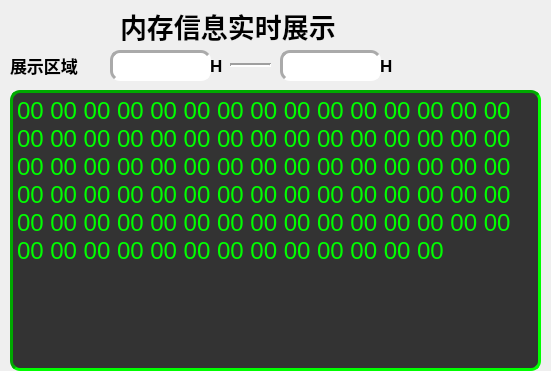
    <widget class="QWidget" name="widget_19" native="true">
     <property name="geometry">
      <rect>
       <x>50</x>
       <y>520</y>
       <width>551</width>
       <height>371</height>
      </rect>
     </property>
     <widget class="QLabel" name="label_40">
      <property name="geometry">
       <rect>
        <x>10</x>
        <y>45</y>
        <width>91</width>
        <height>41</height>
       </rect>
      </property>
      <property name="font">
       <font>
        <pointsize>13</pointsize>
        <weight>75</weight>
        <bold>true</bold>
       </font>
      </property>
      <property name="layoutDirection">
       <enum>Qt::LeftToRight</enum>
      </property>
      <property name="text">
       <string>展示区域</string>
      </property>
     </widget>
     <widget class="Line" name="line_6">
      <property name="geometry">
       <rect>
        <x>230</x>
        <y>55</y>
        <width>41</width>
        <height>21</height>
       </rect>
      </property>
      <property name="font">
       <font>
        <pointsize>20</pointsize>
        <weight>50</weight>
        <bold>false</bold>
       </font>
      </property>
      <property name="lineWidth">
       <number>2</number>
      </property>
      <property name="orientation">
       <enum>Qt::Horizontal</enum>
      </property>
     </widget>
     <widget class="QLabel" name="label_39">
      <property name="geometry">
       <rect>
        <x>380</x>
        <y>50</y>
        <width>51</width>
        <height>31</height>
       </rect>
      </property>
      <property name="font">
       <font>
        <pointsize>13</pointsize>
        <weight>75</weight>
        <bold>true</bold>
       </font>
      </property>
      <property name="layoutDirection">
       <enum>Qt::LeftToRight</enum>
      </property>
      <property name="text">
       <string>H</string>
      </property>
     </widget>
     <widget class="QLineEdit" name="SetShowRAMStartPlace_TextInput">
      <property name="geometry">
       <rect>
        <x>110</x>
        <y>50</y>
        <width>101</width>
        <height>31</height>
       </rect>
      </property>
      <property name="font">
       <font>
        <pointsize>13</pointsize>
        <weight>50</weight>
        <bold>false</bold>
       </font>
      </property>
      <property name="styleSheet">
       <string notr="true">QWidget{
	background-color:#ffffff;
	border:3px inset #aaaaaa;
	border-radius:10px;
}</string>
      </property>
      <property name="text">
       <string/>
      </property>
      <property name="readOnly">
       <bool>false</bool>
      </property>
     </widget>
     <widget class="QLabel" name="label_38">
      <property name="geometry">
       <rect>
        <x>210</x>
        <y>50</y>
        <width>51</width>
        <height>31</height>
       </rect>
      </property>
      <property name="font">
       <font>
        <pointsize>13</pointsize>
        <weight>75</weight>
        <bold>true</bold>
       </font>
      </property>
      <property name="layoutDirection">
       <enum>Qt::LeftToRight</enum>
      </property>
      <property name="text">
       <string>H</string>
      </property>
     </widget>
     <widget class="QLineEdit" name="SetShowRAMEndPlace_TextInput">
      <property name="geometry">
       <rect>
        <x>280</x>
        <y>50</y>
        <width>101</width>
        <height>31</height>
       </rect>
      </property>
      <property name="font">
       <font>
        <pointsize>13</pointsize>
        <weight>50</weight>
        <bold>false</bold>
       </font>
      </property>
      <property name="styleSheet">
       <string notr="true">QWidget{
	background-color:#ffffff;
	border:3px inset #aaaaaa;
	border-radius:10px;
}</string>
      </property>
      <property name="text">
       <string/>
      </property>
      <property name="readOnly">
       <bool>false</bool>
      </property>
     </widget>
     <widget class="QLabel" name="label_36">
      <property name="geometry">
       <rect>
        <x>120</x>
        <y>10</y>
        <width>271</width>
        <height>31</height>
       </rect>
      </property>
      <property name="font">
       <font>
        <family>Bahnschrift</family>
        <pointsize>20</pointsize>
        <weight>75</weight>
        <bold>true</bold>
       </font>
      </property>
      <property name="text">
       <string>内存信息实时展示</string>
      </property>
     </widget>
     <widget class="QTextEdit" name="ShowRAMdataTextArea">
      <property name="geometry">
       <rect>
        <x>10</x>
        <y>90</y>
        <width>531</width>
        <height>281</height>
       </rect>
      </property>
      <property name="font">
       <font>
        <pointsize>18</pointsize>
       </font>
      </property>
      <property name="styleSheet">
       <string notr="true">QWidget{
	background-color:#333333;
	border:3px inset #00aa00;
	border-radius:10px;
	color:rgb(0,255,0);
}
</string>
      </property>
      <property name="readOnly">
       <bool>true</bool>
      </property>
      <property name="html">
       <string>&lt;!DOCTYPE HTML PUBLIC &quot;-//W3C//DTD HTML 4.0//EN&quot; &quot;http://www.w3.org/TR/REC-html40/strict.dtd&quot;&gt;
&lt;html&gt;&lt;head&gt;&lt;meta name=&quot;qrichtext&quot; content=&quot;1&quot; /&gt;&lt;style type=&quot;text/css&quot;&gt;
p, li { white-space: pre-wrap; }
&lt;/style&gt;&lt;/head&gt;&lt;body style=&quot; font-family:'SimSun'; font-size:18pt; font-weight:400; font-style:normal;&quot;&gt;
&lt;p style=&quot; margin-top:0px; margin-bottom:0px; margin-left:0px; margin-right:0px; -qt-block-indent:0; text-indent:0px;&quot;&gt;00 00 00 00 00 00 00 00 00 00 00 00 00 00 00 00 00 00 00 00 00 00 00 00 00 00 00 00 00 00 00 00 00 00 00 00 00 00 00 00 00 00 00 00 00 00 00 00 00 00 00 00 00 00 00 00 00 00 00 00 00 00 00 00 00 00 00 00 00 00 00 00 00 00 00 00 00 00 00 00 00 00 00 00 00 00 00 00 &lt;/p&gt;&lt;/body&gt;&lt;/html&gt;</string>
      </property>
     </widget>
    </widget>
